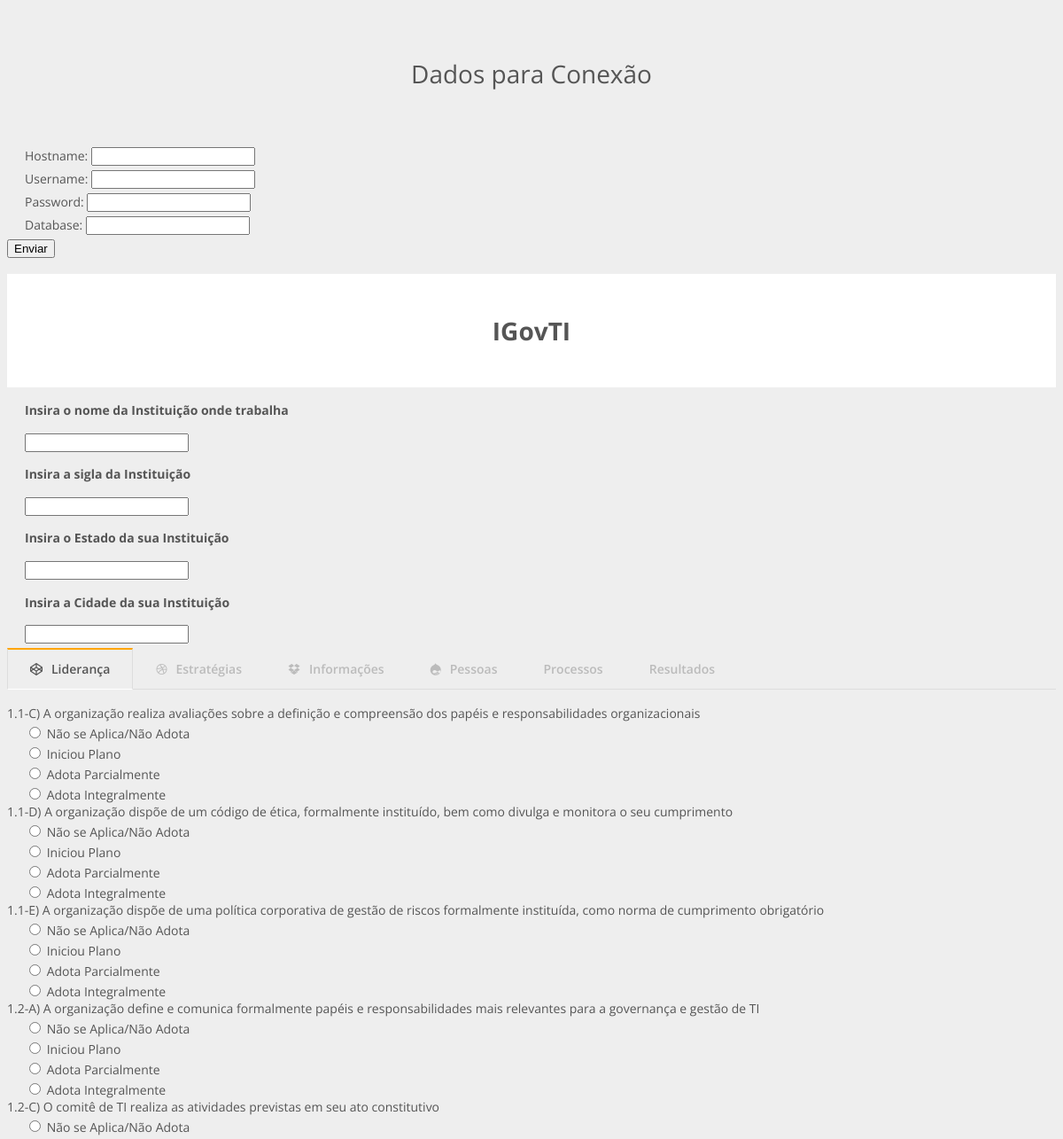
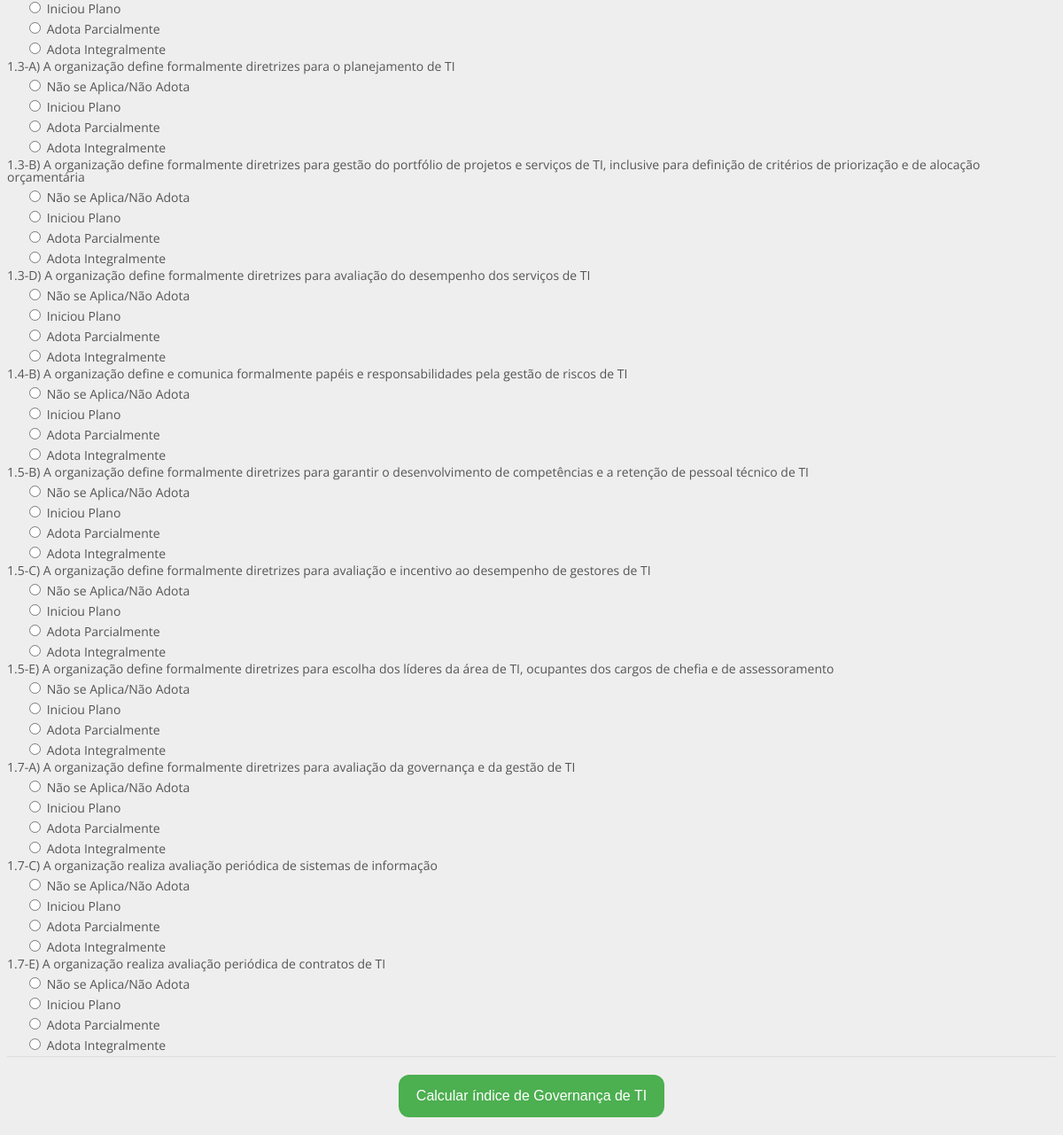
The app's page /index_new.php with its own data (2 pictures, top to bottom).
### tables this page shows
CREATE TABLE `area` (
  `id` INT NOT NULL AUTO_INCREMENT ,
  `nome` LONGTEXT NOT NULL,
  PRIMARY KEY (id)
);

CREATE TABLE `pergunta` (
  `id` INT NOT NULL AUTO_INCREMENT ,
  `codigo` LONGTEXT NOT NULL,
  `pergunta` LONGTEXT NOT NULL, 
  `id_area` INT,
   FOREIGN KEY (id_area) REFERENCES area(id), 
   PRIMARY KEY (id)
);

### index_new.php (the view, shortened to what this page needs)
<!DOCTYPE html>
<html >
<head>
  <link rel="stylesheet" type="text/css" href="style.css">
</head>
<?php
$config = "./config.php";
if (!file_exists($config) && $_SERVER['REQUEST_METHOD'] === 'POST') {
  $filename = fopen($config, 'w');
  $data = "<?php
    \\\ Variables to connection
    \$hostname = \"{$_POST['hostname']}\";
    \$username = \"{$_POST['username']}\";
    \$password = \"{$_POST['password']}\";
    \$database = \"{$_POST['database']}\";
    \\\ Conection
    \$conection = mysqli_connect(\$hostname, \$username, \$password, \$database);
?>
";
  fwrite($filename, $data);
  fclose($filename);
} else if (!file_exists($config)) {
?>
  <h1>Dados para Conexão</h1>
  <form action="" method="POST" id="formconfig">
    <label>Hostname:
      <input type="text" name="hostname" autofocus>
    </label>
    <label>Username:
      <input type="text" name="username">
    </label>
    <label>Password:
      <input type="password" name="password">
    </label>
    <label>Database:
      <input type="text" name="database">
    </label>
    <input type="submit" name="" value="Enviar">
  </form>
<?php
}
?>
<body>
 <h1 style="background-color: #fff; font-weight: bold;">IGovTI</h1>
 <form action="proccess.php" method="POST" id="formulario" class="form">
   <label>
   <h4>Insira o nome da Instituição onde trabalha</h4>
   <input type="text" name=instituicao autofocus>
   </label>
   <label>
   <h4>Insira a sigla da Instituição</h4>
   <input type="text" name=sigla>
   </label>
   <label>
   <h4>Insira o Estado da sua Instituição</h4>
   <input type="text" name=estado>
   </label>
   <label>
   <h4>Insira a Cidade da sua Instituição</h4>
   <input type="text" name=municipio><br>
   </label>
<?php
  $query = "SELECT id,nome FROM area";
  $result = mysqli_query($connection, $query);
  $arr = mysqli_fetch_all($result, MYSQLI_ASSOC);
  foreach ($arr as $areas) {
    echo '<label for="tab'.$areas['id'].'" class="tabs">'.$areas['nome'].'</label>';
  }
  foreach ($arr as $areas) {
    $query = 'SELECT pergunta.id,pergunta.codigo,area.nome,pergunta FROM pergunta INNER JOIN area WHERE pergunta.id_area=area.id AND pergunta.id_area='.$areas['id'];
    $result = mysqli_query($connection, $query);
    $arr2 = mysqli_fetch_all($result, MYSQLI_ASSOC);
    echo '<div id="content'.$areas['id'].'">';
    foreach ($arr2 as $perguntas) {
      echo $perguntas['codigo'].') '.$perguntas['pergunta'].'<br />';
?>
      <label>
        <input type="radio" name="pergunta[<?php echo $perguntas['codigo']?>]" value="0.0"> Não se Aplica/Não Adota
      </label>
      <label>
        <input type="radio" name="pergunta[<?php echo $perguntas['codigo']?>]" value="0.2"> Iniciou Plano
      </label>
      <label>
        <input type="radio" name="pergunta[<?php echo $perguntas['codigo']?>]" value="0.5"> Adota Parcialmente
      </label>
      <label>
        <input type="radio" name="pergunta[<?php echo $perguntas['codigo']?>]" value="1"> Adota Integralmente
      </label>
<?php
    }
    echo "</div>";
  }
?>
    <div class="bottom">
      <input class="button" type="submit" value="Calcular índice de Governança de TI">
    </div>
  </form>
</body>
</html>

### style.css (style rules this page uses)
html, body { height: 100%; }
body { font: 14px/1 'Open Sans', sans-serif; color: #555; background: #eee; }
h1 { padding: 50px 0; font-weight: 400; text-align: center; }
div { display: none; padding: 20px 0 0; border-top: 1px solid #ddd; }
label { display: block; margin: 5px 5px 5px 20px; cursor: pointer; }
label.tabs { display: inline-block; margin: 0 0 -1px; padding: 15px 25px; font-weight: 600; text-align: center; color: #bbb; border: 1px solid transparent; }
label.tabs:before { font-family: fontawesome; font-weight: normal; margin-right: 10px; }
label.tabs[for*='1']:before { content: '\f1cb'; }
label.tabs[for*='2']:before { content: '\f17d'; }
label.tabs[for*='3']:before { content: '\f16b'; }
label.tabs[for*='4']:before { content: '\f1a9'; }
input.button { background-color: #4CAF50; border: none; color: white; padding: 15px 20px; text-align: center; text-decoration: none; display: inline-block; font-size: 16px; border-radius: 12px; margin: 20px auto; cursor: pointer; }
div.bottom { display: flex; align-items: center; padding: 0; width: 100%; }
input:checked + label.tabs { color: #555; border: 1px solid #ddd; border-top: 2px solid orange; border-bottom: 1px solid #fff; }
#tab1:checked ~ #content1, #tab2:checked ~ #content2, #tab3:checked ~ #content3, #tab4:checked ~ #content4, #tab5:checked ~ #content5, #tab6:checked ~ #content6 { display: block; }

### records on screen
area: nome "Liderança"
area: nome "Estratégias"
area: nome "Informações"
area: nome "Pessoas"
area: nome "Processos"
area: nome "Resultados"
pergunta: codigo "1.1-C", pergunta "A organização realiza avaliações sobre a definição e compreensão dos papéis e responsabilidades organizacionais"
pergunta: codigo "1.1-D", pergunta "A organização dispõe de um código de ética, formalmente instituído, bem como divulga e monitora o seu cumprimento"
pergunta: codigo "1.1-E", pergunta "A organização dispõe de uma política corporativa de gestão de riscos formalmente instituída, como norma de cumprimento obrigatório"
pergunta: codigo "1.2-A", pergunta "A organização define e comunica formalmente papéis e responsabilidades mais relevantes para a governança e gestão de TI"
pergunta: codigo "1.2-C", pergunta "O comitê de TI realiza as atividades previstas em seu ato constitutivo"
pergunta: codigo "1.3-A", pergunta "A organização define formalmente diretrizes para o planejamento de TI"
pergunta: codigo "1.3-B", pergunta "A organização define formalmente diretrizes para gestão do portfólio de projetos e serviços de TI, inclusive para definição de critérios de priorização e de alocação orçamentária"
pergunta: codigo "1.3-D", pergunta "A organização define formalmente diretrizes para avaliação do desempenho dos serviços de TI"
pergunta: codigo "1.4-B", pergunta "A organização define e comunica formalmente papéis e responsabilidades pela gestão de riscos de TI"
pergunta: codigo "1.5-B", pergunta "A organização define formalmente diretrizes para garantir o desenvolvimento de competências e a retenção de pessoal técnico de TI"
pergunta: codigo "1.5-C", pergunta "A organização define formalmente diretrizes para avaliação e incentivo ao desempenho de gestores de TI"
pergunta: codigo "1.5-E", pergunta "A organização define formalmente diretrizes para escolha dos líderes da área de TI, ocupantes dos cargos de chefia e de assessoramento"
pergunta: codigo "1.7-A", pergunta "A organização define formalmente diretrizes para avaliação da governança e da gestão de TI"
pergunta: codigo "1.7-C", pergunta "A organização realiza avaliação periódica de sistemas de informação"
pergunta: codigo "1.7-E", pergunta "A organização realiza avaliação periódica de contratos de TI"
